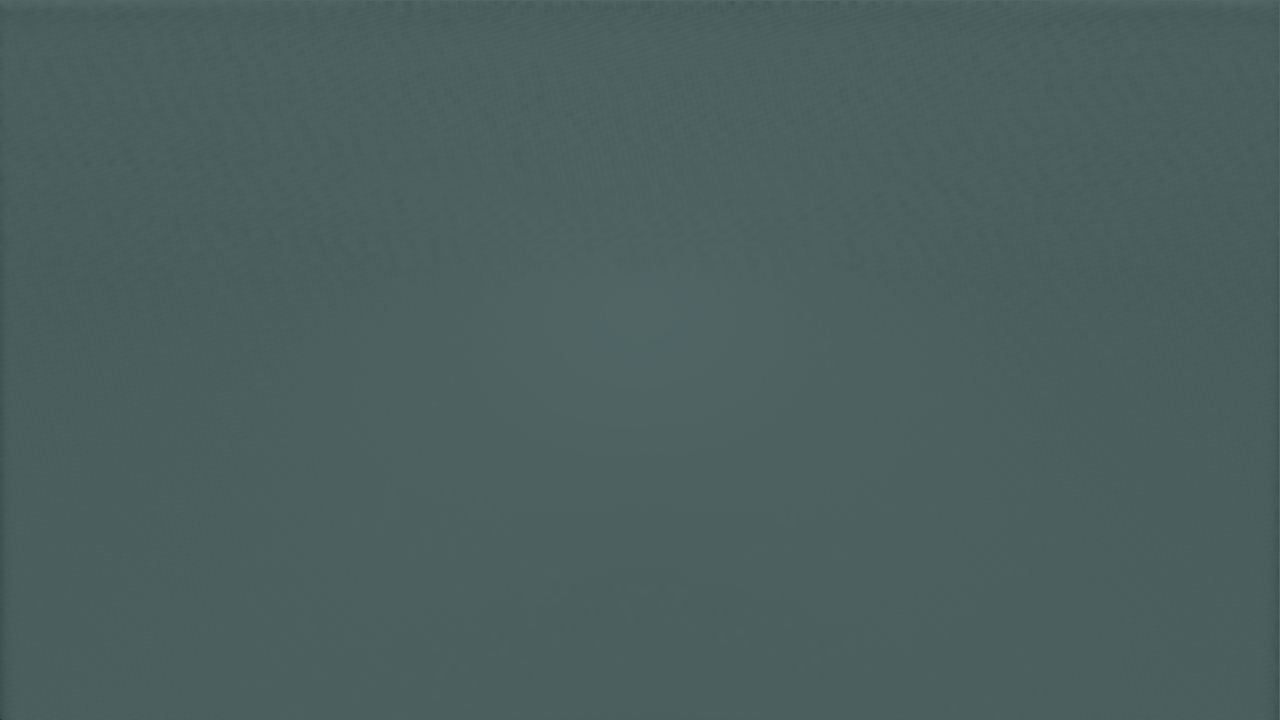
#> input picture studio/qa/screenshots/20260516_001001_baseline_main.png, 1280 x 720 px; its folder holds only this picture in this run
$ python _camdiff.py
#> lines starting #> are read from the running program, lines starting #| are printed output that depends on the picture; after the words box and inside, x2 and y2 are one past the last pixel; in counts of white or black regions, pixels touching at a corner belong together
import json, glob, os
from pathlib import Path
from PIL import Image
import numpy as np
D = "D:/UnityToolsV2/.claude/worktrees/wizardly-williams-9493d0/studio/qa/screenshots/"
fs = sorted(glob.glob(D + "*.png"), key=os.path.getmtime, reverse=True)[:2]
res = {"frames": []}
sigs = []
for f in fs:
    a = np.asarray(Image.open(f).convert("RGB")).astype(np.float32)
    h, w, _ = a.shape; r, g, b = a[...,0], a[...,1], a[...,2]
#> after `h, w, _ = a.shape`: h = 720; w = 1280
#> after `r, g, b = (a[..., 0], a[..., 1], a[..., 2])`:
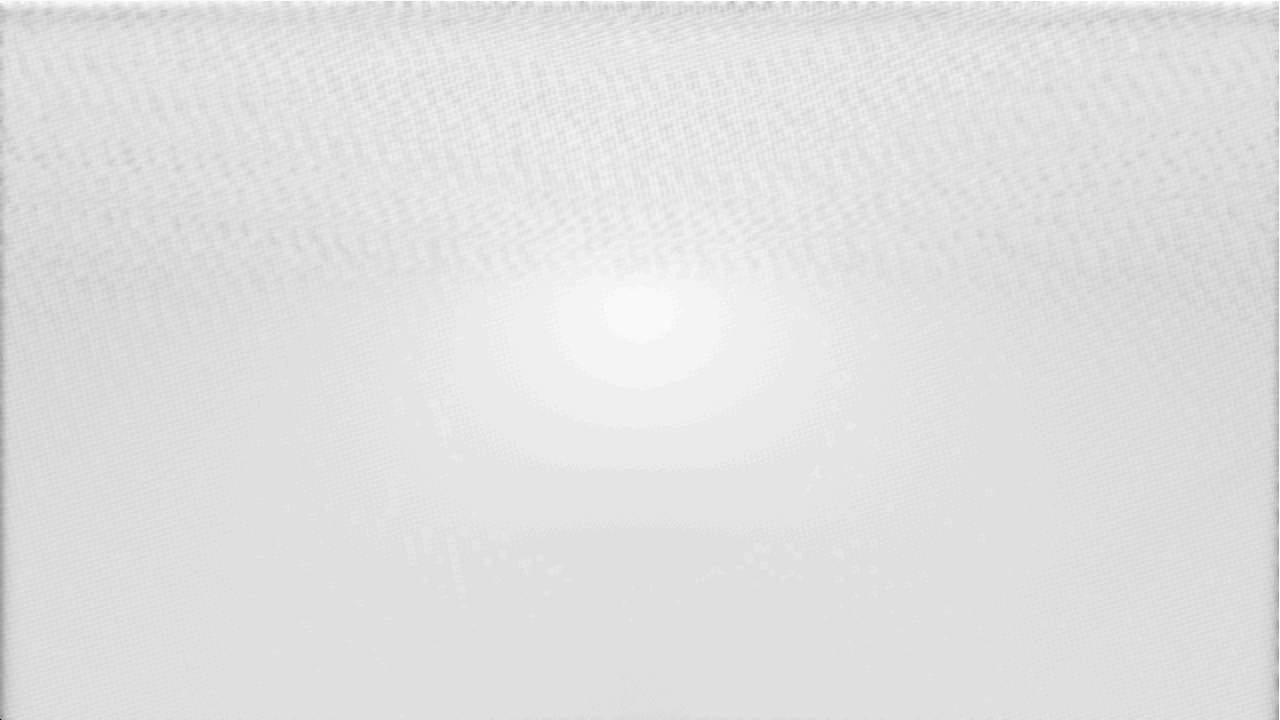
#> r: shape (720, 1280) float32; min 32, max 81, mean 75.2; drawn with min black and max white
    lum = 0.299*r+0.587*g+0.114*b
    sig = {"file": os.path.basename(f),
           "sky": round(float((lum > 200).mean()), 3),
           "green": round(float(((g > r+8) & (g > b+8)).mean()), 3),
           "parl": round(float(lum.mean()), 1),
           "top_parl": round(float(lum[:h//3].mean()), 1),
           "bot_parl": round(float(lum[2*h//3:].mean()), 1)}
#> sig = {'file': '20260516_001001_baseline_main.png', 'sky': 0, 'green': 0, 'parl': 89.3, 'top_parl': 89.4, 'bot_parl': 88.9}
    res["frames"].append(sig)
    sigs.append((sig["sky"], sig["parl"]))
if len(sigs) == 2:
    res["FARKLI_MI"] = abs(sigs[0][0]-sigs[1][0]) > 0.05 or abs(sigs[0][1]-sigs[1][1]) > 8
    res["sky_fark"] = round(abs(sigs[0][0]-sigs[1][0]), 3)
    res["parl_fark"] = round(abs(sigs[0][1]-sigs[1][1]), 1)
Path("studio/autopilot/_camdiff.json").write_text(json.dumps(res, indent=1), encoding="utf-8")
print("CAMDIFF_DONE")

$ run again, on studio/qa/screenshots/20260516_004934_fv_urp_capture_fixed.png
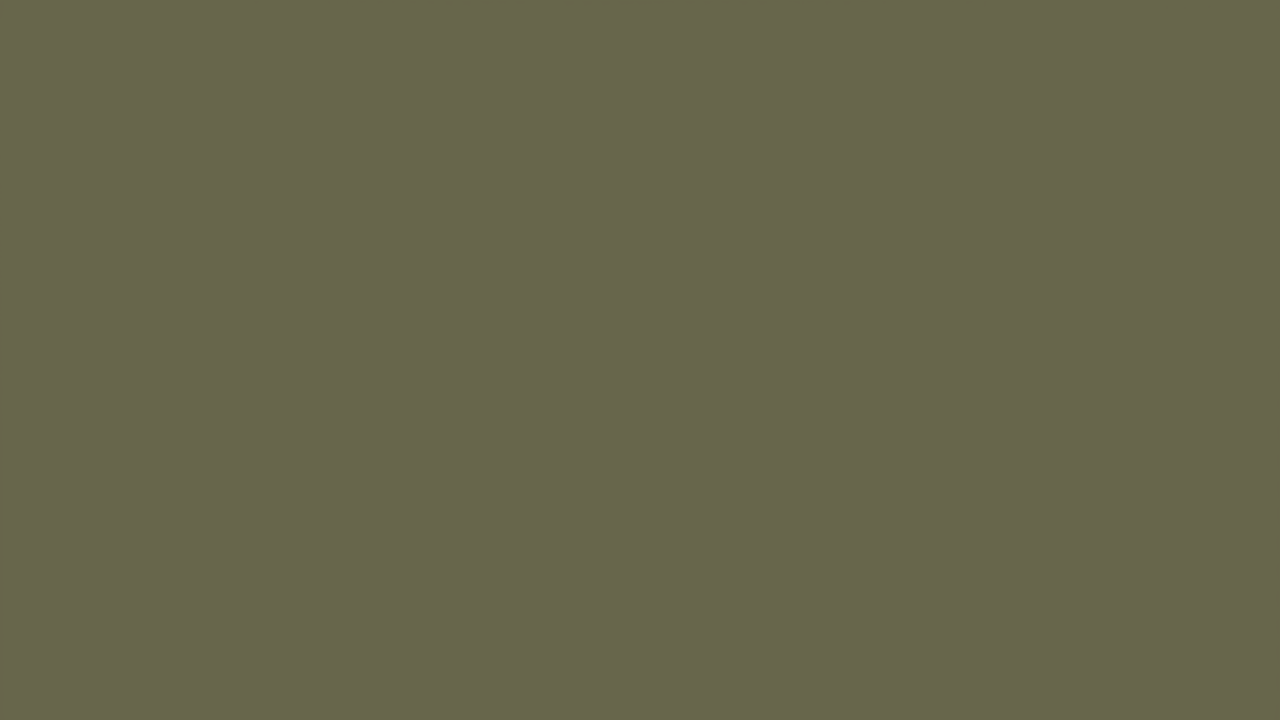
#> input picture studio/qa/screenshots/20260516_004934_fv_urp_capture_fixed.png, 1280 x 720 px
#> `r, g, b = (a[..., 0], a[..., 1], a[..., 2])`:
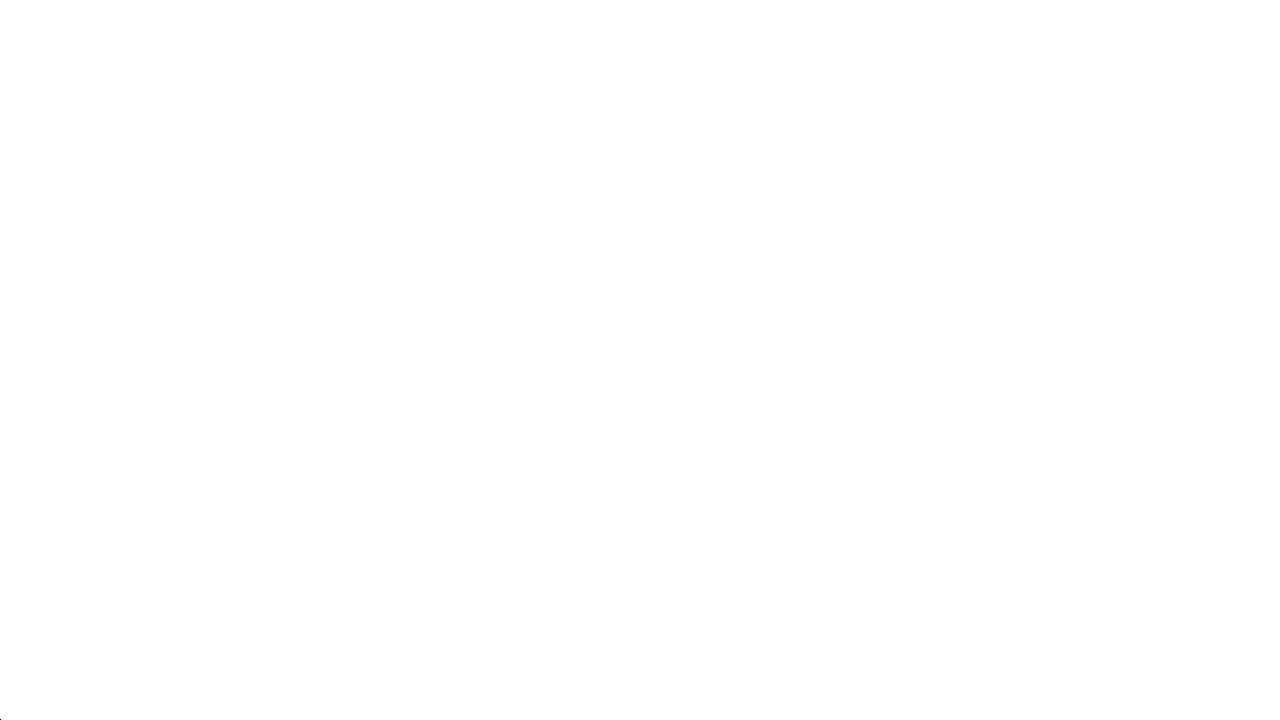
#> r: shape (720, 1280) float32; values 102 (black) and 103 (white), 100% white; black in thin lines or dots, all inside (x1, y1, x2, y2) = (0, 719, 1, 720)
#> `r, g, b = (a[..., 0], a[..., 1], a[..., 2])`:
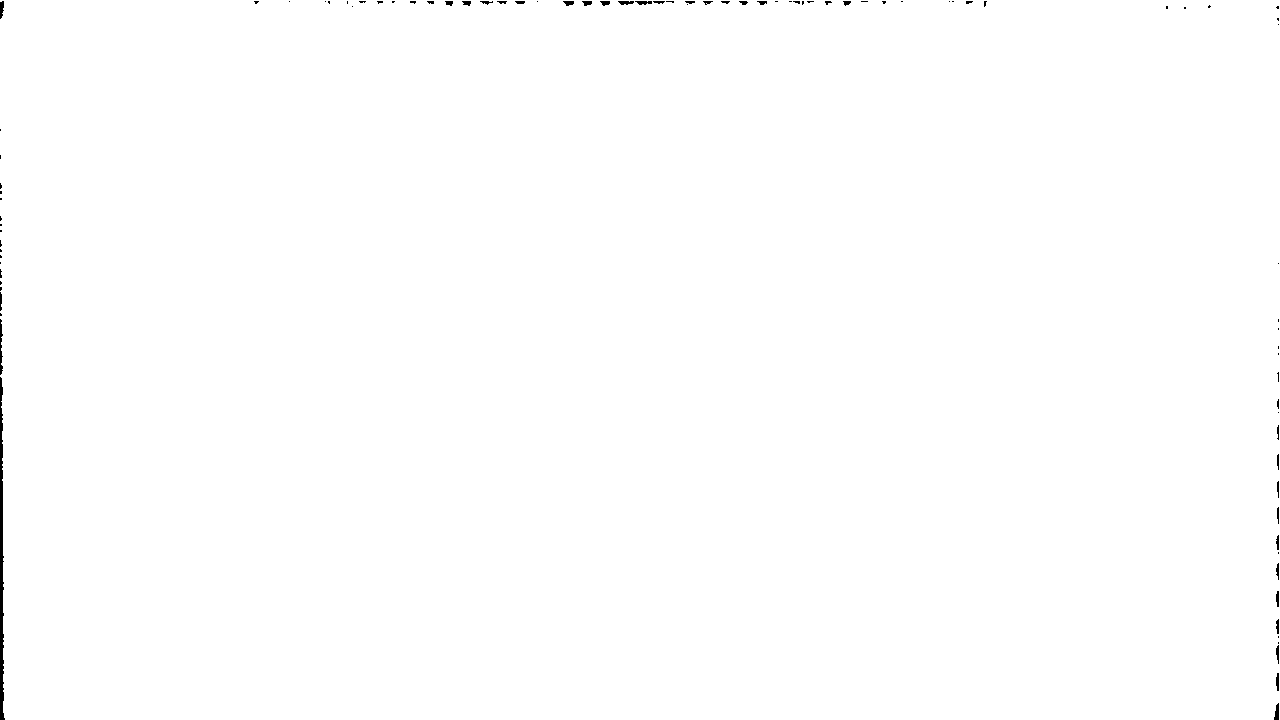
#> g: shape (720, 1280) float32; values 101 (black) and 102 (white), 99.7% white; 92 black regions (61 under 20 px), largest, box (x1, y1, x2, y2) and area: (0, 377, 5, 720) 1023, (0, 319, 3, 375) 106, (1274, 703, 1279, 720) 60
#> sig = {'file': '20260516_004934_fv_urp_capture_fixed.png', 'sky': 0, 'green': 0, 'parl': 99.2, 'top_parl': 99.2, 'bot_parl': 99.2}
